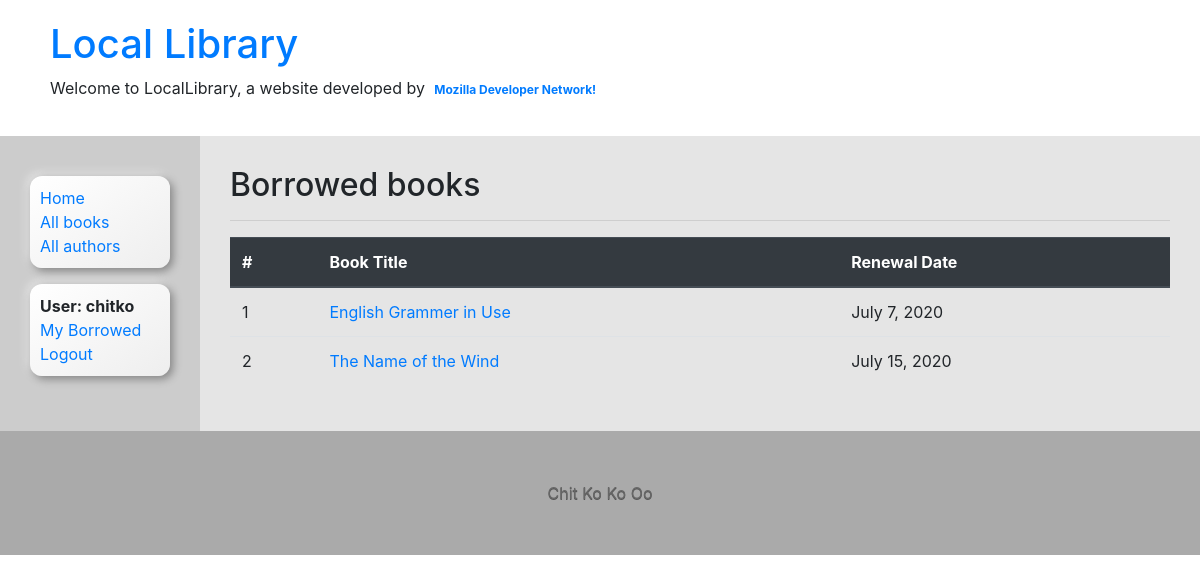
Screenshot of /catalog/mybooks/ (signed in) with the database file from the repository.
### catalog/models.py (models this page shows, shortened)
class BookInstance(models.Model):
	id = models.UUIDField(primary_key=True, default=uuid.uuid4, help_text='Unique ID for this particular book across whole library')
	book = models.ForeignKey('Book', on_delete=models.SET_NULL, null=True)
	imprint = models.CharField(max_length=200)
	due_back = models.DateField(null=True, blank=True)
	borrower = models.ForeignKey(User, on_delete=models.SET_NULL, null=True, blank=True)
	LOAN_STATUS = (
		('m', 'Maintenance'),
		('o', 'On Loan'),
		('a', 'Available'),
		('r', 'Reserved'),
	)
	status = models.CharField(
		max_length=1,
		choices=LOAN_STATUS,
		blank=True,
		default='m',
		help_text='Book availability',
	)
	class Meta:
		ordering = ['due_back']
		permissions = (('can_mark_returned', "Set book as returned"),)

class Book(models.Model):
	title = models.CharField(max_length=200)
	author = models.ForeignKey('Author', on_delete=models.SET_NULL, null=True)
	language = models.ForeignKey(Language, on_delete=models.SET_NULL, null=True, help_text='Choose written language of book')
	summary = models.TextField(max_length=1000, help_text='Enter a brief description of the book')
	isbn = models.CharField('ISBN', max_length=13, help_text='13 Character <a href="https://www.isbn-international.org/content/what-isbn">ISBN number</a>')
	genre = models.ManyToManyField(Genre, help_text='Select a genre for this book')
	def display_genre(self):
		"""Create a string for the Genre. This is required to display genre in Admin."""
		return ', '.join(genre.name for genre in self.genre.all()[:3])
	display_genre.short_description = 'Genre'

### catalog/views.py (the view)
# urls.py: path('mybooks/', views.LoanedBooksByUserListView.as_view(), name='my-borrowed'),
class LoanedBooksByUserListView(LoginRequiredMixin, generic.ListView):
	model = BookInstance
	template_name = 'catalog/bookinstance_list_borrowed_user.html'
	paginate_by = 10
	def get_queryset(self):
		return BookInstance.objects.filter(borrower=self.request.user).filter(status__exact='o').order_by('due_back')

### catalog/templates/catalog/bookinstance_list_borrowed_user.html (shortened to what this page needs)
{% extends "base_generic.html" %}
{% block content %}
	<h2>Borrowed books</h2>
	<hr>
	{% if bookinstance_list %}
		<table class="table table-stripped table-hover">
		<thead>
			<tr class="thead-dark">
				<th>#</th>
				<th>Book Title</th>
				<th>Renewal Date</th>
			</tr>
		</thead>
		<tbody>
			{% for bookinst in bookinstance_list %}
			<tr>
				<td>{{ forloop.counter }}</td>
				<td class="{% if bookinst.is_overdue %}text-danger{% endif %}">
					<a href="{% url 'book-detail' bookinst.book.pk %}">{{ bookinst.book.title }}</a>
				</td>
				<td>{{ bookinst.due_back }}</td>
			</tr>
			{% endfor %}
		</tbody>
	</table>
	{% else %}
		<p class="text-danger">There are no books borrowed.</p>
	{% endif %}
{% endblock content %}

### catalog/templates/base_generic.html (shortened to what this page needs)
<!DOCTYPE html>
<html lang='en'>
<head>
	<link rel="stylesheet" href="https://stackpath.bootstrapcdn.com/bootstrap/4.5.0/css/bootstrap.min.css">
	{% load static %}
	<link rel="stylesheet" href="{% static 'css/style.css' %}">
</head>
<body>
	<div class="container-fluid">
		<div class="row branding">
			<div class="col-md-12">
				<h1><a href="{% url 'index' %}">Local Library</a></h1>
				<p>Welcome to LocalLibrary, a website developed by
					<a href="https://developer.mozilla.org/en-US/docs/Learn/Server-side/Django" class="badge" target="_blank">
						Mozilla Developer Network!
					</a>
				</p>
			</div>
		</div>
	</div>
	<div class="container-fluid">
	    <div class="row">
	    	<div class="col-sm-2 left-side-bar">
	    	{% block sidebar %}
				<ul class="sidebar-nav">
					<li><a href="{% url 'index' %}">Home</a></li>
					<li><a href="{% url 'books' %}">All books</a></li>
					<li><a href="{% url 'authors' %}">All authors</a></li>
				</ul>
				<ul class="sidebar-nav">
					{% if user.is_authenticated %}
					<li><b>User: {{ user.get_username }}</b></li>
					<li><a href="{% url 'my-borrowed' %}">My Borrowed</a></li>
					<li><a href="{% url 'logout' %}?next={{ request.path }}">Logout</a></li>
				{% else %}
					<li><a href="{% url 'login' %}?next={{ request.path }}">Login</a></li>
				{% endif %}
				</ul>
	    	{% endblock %}
	    	</div>
		    <div class="col-sm-10 main-content">{% block content %}{% endblock %}</div>
		</div>
	</div>
	<div class="container-fluid">
		<div class="row">
			<div class="col-12 footer text-center">
				Chit Ko Ko Oo
			</div>
		</div>
	</div>
</body>
</html>

### catalog/static/css/style.css (style rules this page uses)
.branding { margin-left: 20px; margin-right: 20px; margin-top: 20px; margin-bottom: 20px; }
.sidebar-nav { margin-top: 10px; padding: 10px; list-style: none; border-radius: 12px; background: -webkit-linear-gradient(55deg, #ffffff, #eeeeee); background: -o-linear-gradient(55deg, #ffffff, #eeeeee); background: linear-gradient(145deg, #ffffff, #eeeeee); box-shadow: 3px 3px 8px #838383, -3px -3px 8px #e7e7e7; }
.left-side-bar { background-color: rgba(0,0,0, 0.2); padding: 30px; }
.main-content { padding: 30px; background-color: rgba(0,0,0, 0.1); }
a { text-decoration: none; }
.footer { padding: 50px; color: #666; background-color: #aaa; text-shadow: 0px 1px 0px rgba(0,0,0,.5); }

### rows the page displays
BookInstance: book "English Grammer in Use", due_back "July 7, 2020"
BookInstance: book "The Name of the Wind", due_back "July 15, 2020"

### other values shown
{{ user.get_username }} "chitko"
